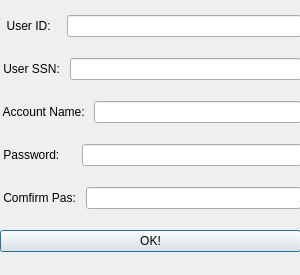
<?xml version="1.0" encoding="UTF-8"?>
<ui version="4.0">
 <class>RegisterAccount</class>
 <widget class="QDialog" name="RegisterAccount">
  <property name="geometry">
   <rect>
    <x>0</x>
    <y>0</y>
    <width>300</width>
    <height>275</height>
   </rect>
  </property>
  <property name="windowTitle">
   <string>Dialog</string>
  </property>
  <widget class="QWidget" name="">
   <property name="geometry">
    <rect>
     <x>0</x>
     <y>0</y>
     <width>301</width>
     <height>271</height>
    </rect>
   </property>
   <layout class="QVBoxLayout" name="verticalLayout">
    <item>
     <layout class="QHBoxLayout" name="horizontalLayout_5">
      <item>
       <widget class="QLabel" name="label">
        <property name="text">
         <string>  User ID:   </string>
        </property>
       </widget>
      </item>
      <item>
       <widget class="QLineEdit" name="lineEdit"/>
      </item>
     </layout>
    </item>
    <item>
     <layout class="QHBoxLayout" name="horizontalLayout_4">
      <item>
       <widget class="QLabel" name="label_2">
        <property name="text">
         <string> User SSN: </string>
        </property>
       </widget>
      </item>
      <item>
       <widget class="QLineEdit" name="lineEdit_2"/>
      </item>
     </layout>
    </item>
    <item>
     <layout class="QHBoxLayout" name="horizontalLayout_3">
      <item>
       <widget class="QLabel" name="label_3">
        <property name="text">
         <string> Account Name: </string>
        </property>
       </widget>
      </item>
      <item>
       <widget class="QLineEdit" name="lineEdit_3"/>
      </item>
     </layout>
    </item>
    <item>
     <layout class="QHBoxLayout" name="horizontalLayout_2">
      <item>
       <widget class="QLabel" name="label_4">
        <property name="text">
         <string> Password:     </string>
        </property>
       </widget>
      </item>
      <item>
       <widget class="QLineEdit" name="lineEdit_4">
        <property name="echoMode">
         <enum>QLineEdit::Password</enum>
        </property>
       </widget>
      </item>
     </layout>
    </item>
    <item>
     <layout class="QHBoxLayout" name="horizontalLayout">
      <item>
       <widget class="QLabel" name="label_5">
        <property name="text">
         <string> Comfirm Pas: </string>
        </property>
       </widget>
      </item>
      <item>
       <widget class="QLineEdit" name="lineEdit_5">
        <property name="echoMode">
         <enum>QLineEdit::Password</enum>
        </property>
       </widget>
      </item>
     </layout>
    </item>
    <item>
     <widget class="QPushButton" name="pushButton">
      <property name="text">
       <string>OK!</string>
      </property>
     </widget>
    </item>
   </layout>
  </widget>
 </widget>
 <resources/>
 <connections/>
</ui>
